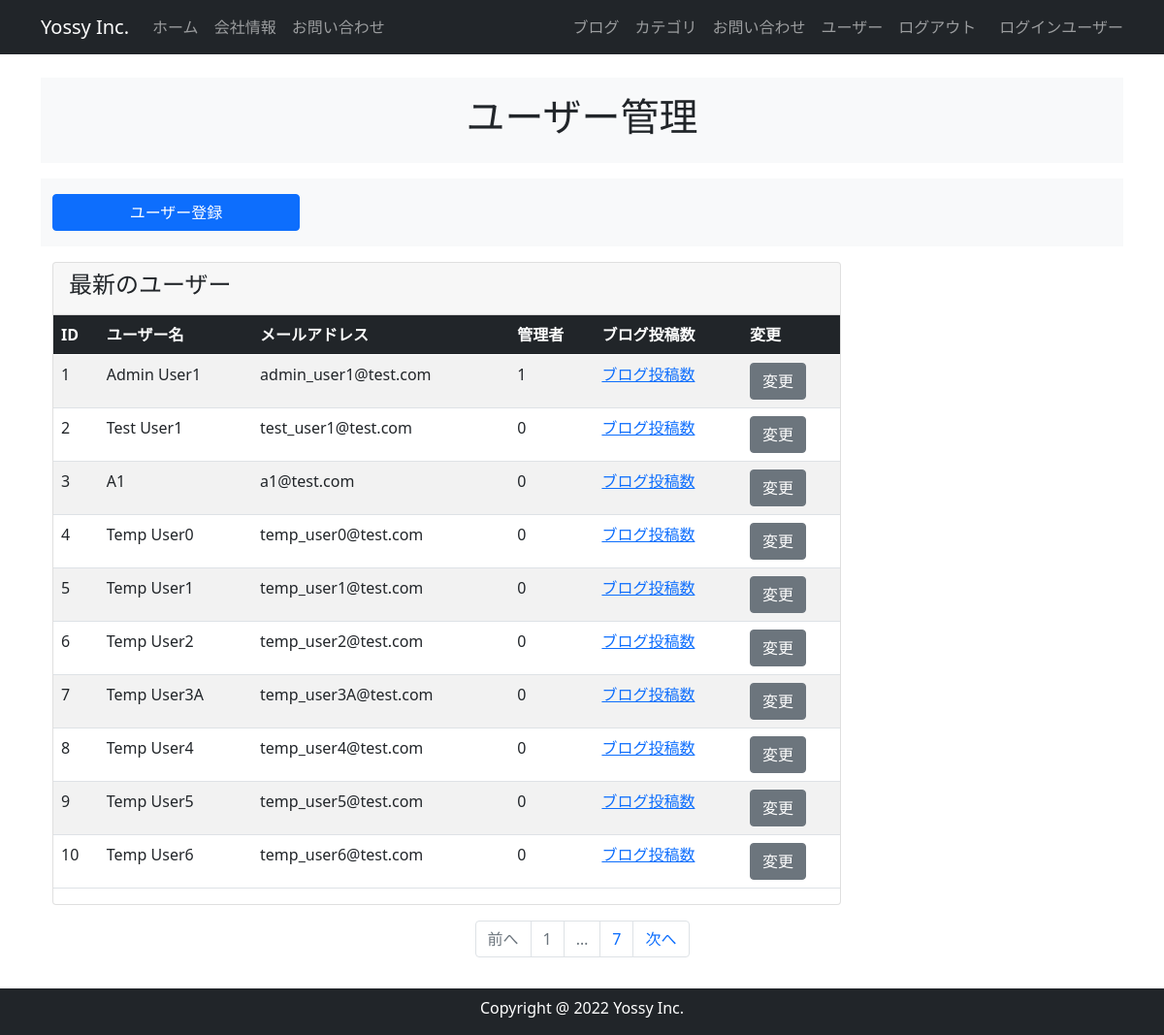
The app's page /user_maintenance, older data.
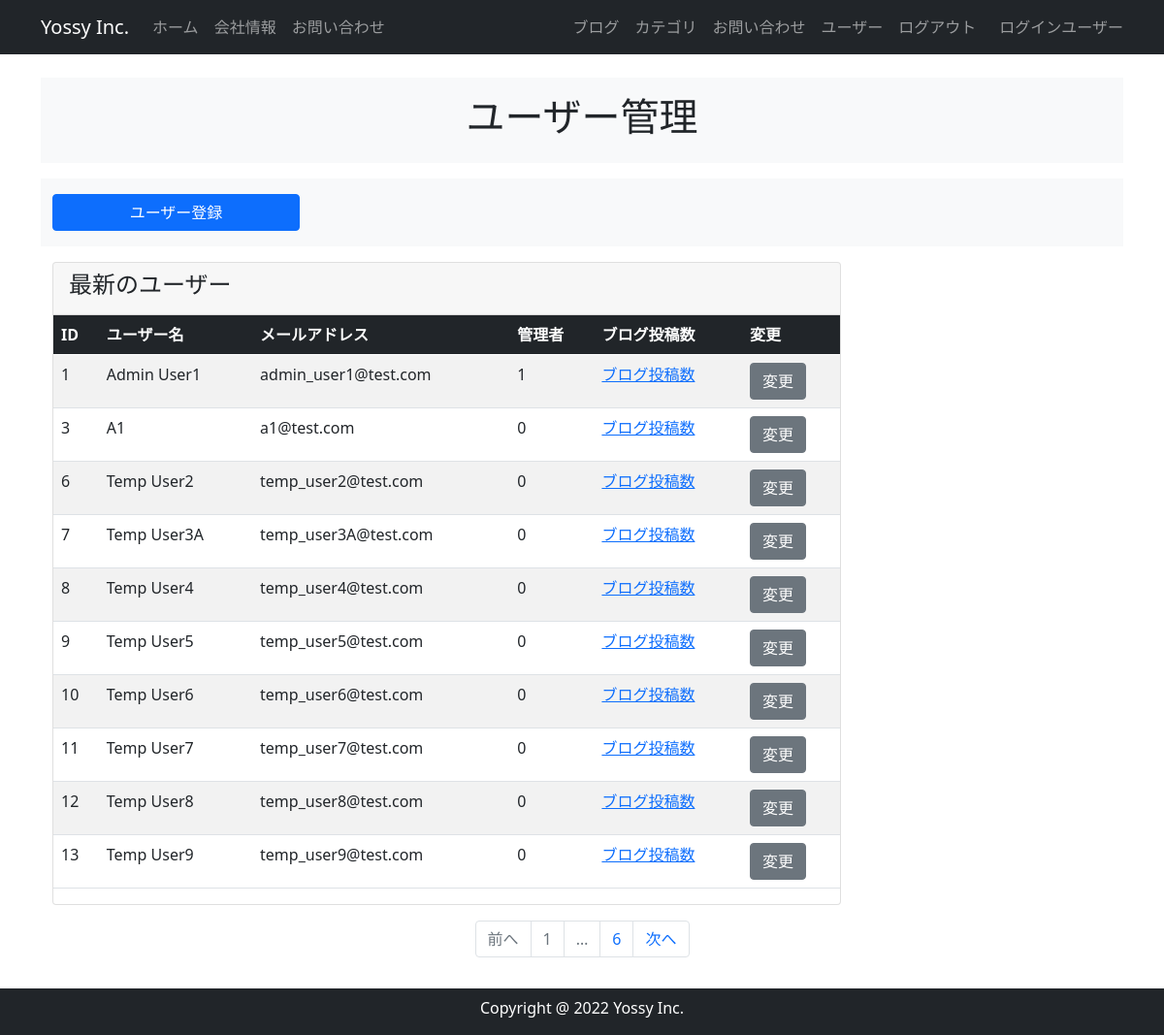
The same page, newer data.
### app.py (models this page shows, shortened)
class User(db.Model):
    __tablename__ = 'users'
    id = db.Column(db.Integer, primary_key=True)
    email = db.Column(db.String(64), unique=True, index=True)
    username = db.Column(db.String(64), unique=True, index=True)
    password_hash = db.Column(db.String(128))
    administrator = db.Column(db.String(1))
    post = db.relationship('BlogPost', backref='author', lazy='dynamic')

### app.py (the view)
@app.route("/user_maintenance")
def user_maintenance():
    page = request.args.get('page', 1, type=int)
    users = User.query.order_by(User.id).paginate(page=page, per_page=10)
    return render_template("user_maintenance.html", users=users)

### app.py (called while the page is built)
@event.listens_for(Engine, "connect")
def set_sqlite_pragma(dbapi_connection, connection_record):
    cursor = dbapi_connection.cursor()
    cursor.execute("PRAGMA foreign_keys=ON")
    cursor.close()

### templates/user_maintenance.html
{% extends "base.html" %} {% block content %}
<header id="page-header">
  <div class="container my-3 py-3 bg-light">
    <div class="row">
      <div class="col-md-6 m-auto text-center">
        <h1>ユーザー管理</h1>
      </div>
    </div>
  </div>
</header>
<section id="menu">
  <div class="container my-3 py-3 bg-light">
    <div class="row">
      <div class="col-md-3">
        <a href="{{ url_for('register') }}" class="btn btn-primary w-100">
          ユーザー登録
        </a>
      </div>
    </div>
  </div>
</section>
<section id="list">
  <div class="container my-3">
    <div class="row">
      <div class="col-md-9">
        <div class="card">
          <div class="card-header">
            <h4>最新のユーザー</h4>
          </div>
          <table class="table table-striped">
            <thead class="table-dark">
              <tr>
                <th>ID</th>
                <th>ユーザー名</th>
                <th>メールアドレス</th>
                <th>管理者</th>
                <th>ブログ投稿数</th>
                <th>変更</th>
              </tr>
            </thead>
            <tbody>
              {% for user in users.items %}
              <tr>
                <td>{{ user.id }}</td>
                <td>{{ user.username }}</td>
                <td>{{ user.email }}</td>
                <td>{{ user.administrator }}</td>
                <td><a href="#">ブログ投稿数</a></td>
                <td><a href="{{ url_for('account',user_id=user.id) }}" class="btn btn-secondary"> 変更 </a></td>
              </tr>
              {% endfor %}
            </tbody>
          </table>
        </div>
      </div>
    </div>
  </div>
</section>
<nav class="my-2" aria-label="Page navigation">
  <ul class="pagination justify-content-center">
    <li class="page-item {% if not users.has_prev %}disabled{% endif %}">
      <a class="page-link" href="{{ url_for('user_maintenance', page=users.prev_num) if users.has_prev else '#' }}">
        前へ
      </a>
    </li>
    {% for page_num in users.iter_pages(left_edge=1, right_edge=1, left_current=1, right_current=1) %}
      {% if page_num %}
        <li class="page-item {% if users.page == page_num %}disabled{% endif %}">
          <a class="page-link" href="{{ url_for('user_maintenance', page=page_num) if users.page != page_num else '#' }}">
            {{ page_num }}
          </a>
        </li>
      {% else %}
        <li class="page-item disabled"><a class="page-link" href="#">&hellip;</a></li>
      {% endif %}
    {% endfor %}
    <li class="page-item {% if not users.has_next %}disabled{% endif %}">
      <a class="page-link" href="{{ url_for('user_maintenance', page=users.next_num) if users.has_next else '#' }}">
        次へ
      </a>
    </li>
  </ul>
</nav>
{% endblock %}

### templates/base.html (shortened to what this page needs)
<!DOCTYPE html>
<html lang="en">
  <head>
    <link
      href="https://cdn.jsdelivr.net/npm/bootstrap@5.0.2/dist/css/bootstrap.min.css"
      rel="stylesheet"
    />
  </head>
  <body>
    <nav class="navbar navbar-expand-lg navbar-dark bg-dark fixed-top">
      <div class="container">
        <a class="navbar-brand" href="#">Yossy Inc.</a>
        <div class="collapse navbar-collapse" id="navbarNav">
          <ul class="navbar-nav">
            <li class="nav-item">
              <a class="nav-link" href="#">ホーム</a>
            </li>
            <li class="nav-item">
              <a class="nav-link" href="#">会社情報</a>
            </li>
            <li class="nav-item">
              <a class="nav-link" href="#">お問い合わせ</a>
            </li>
          </ul>
          <ul class="navbar-nav ms-auto">
            <li class="nav-item">
              <a class="nav-link" href="#">ブログ</a>
            </li>
            <li class="nav-item">
              <a class="nav-link" href="#">カテゴリ</a>
            </li>
            <li class="nav-item">
              <a class="nav-link" href="#">お問い合わせ</a>
            </li>
            <li class="nav-item">
              <a class="nav-link" href="{{url_for('user_maintenance')}}"
                >ユーザー</a
              >
            </li>
            <li class="nav-item">
              <a class="nav-link" href="#">ログアウト</a>
            </li>
            <span class="navbar-text ms-3"> ログインユーザー </span>
          </ul>
        </div>
      </div>
    </nav>
    {% from "_formhelpers.html" import render_field %}
    <div class="container" style="padding-top: 4rem; padding-bottom: 4rem">
       {% block content %} {% endblock %}
    </div>
    <footer id="footer" class="footer text-center pt-2 bg-dark fixed-bottom">
      <div class="container">
        <div class="row">
          <div class="col text-white">
            <p>Copyright @ 2022 Yossy Inc.</p>
          </div>
        </div>
      </div>
    </footer>
  </body>
</html>

Row changes from the older to the newer data that the page shows:
removed User: id "2", username "Test User1", email "test_user1@test.com", administrator "0"
removed User: id "4", username "Temp User0", email "temp_user0@test.com", administrator "0"
removed User: id "5", username "Temp User1", email "temp_user1@test.com", administrator "0"
now on this page (row unchanged): User: id "11", username "Temp User7", email "temp_user7@test.com", administrator "0"
now on this page (row unchanged): User: id "12", username "Temp User8", email "temp_user8@test.com", administrator "0"
now on this page (row unchanged): User: id "13", username "Temp User9", email "temp_user9@test.com", administrator "0"
Text that changed along with them:
new list line: "6"
list line gone: "7"
